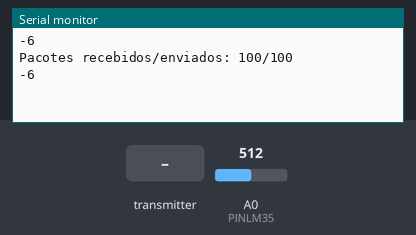
Simulated run of this sketch. Board: Arduino Uno, built with avr-gcc and run on an emulated ATmega328P. On the bench: the last lines printed to the serial monitor. The inputs (shaded band) are chosen by the test bench; at power-on: A0 (PINLM35) = 512. No radio packets arrive unless stated.

Above: at 11.0 s.
11.1 s: the transmitter starts sending enderecoDestino = 0
21.9 s: A0 (PINLM35) set to 716
At 31.2 s:
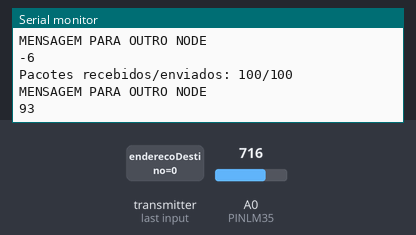
32.1 s: A0 (PINLM35) set to 900
At 42.1 s:
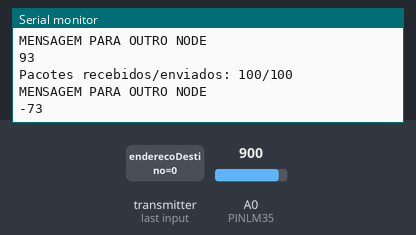
Timing chart, 0 to 43.6 s (numbered marks = the images above; inputs shaded):
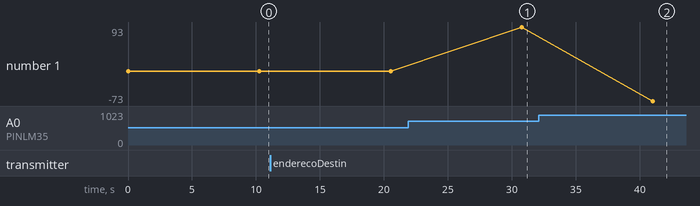

The sketch:

sensor_lm35.ino
```cpp
#include <RF24.h>
#include <LM35.h>

// CODIGO DO SENSOR LM35
//*************** Controle do RF ***********************
#define radioID 2 // Master: 0, Intermediario: 1, Sensor: 2
#define MASTER 0
#define INTERMEDIARIO 1
#define SENSOR 2
//*************** Configuracoes do LM35 ********************
#define PINLM35 A0 // pino conectado no Arduino
LM35 sensor(A0);


RF24 radio(7,8);

byte canal[][6] = {"000ch","100ch","200ch","300ch"};

typedef struct MSG {
  char enderecoDestino;
  char mensagem[20] = "";
} MSG;

char caractere;
char endereco;
bool transmitido = true;
MSG enviar;
MSG receber;

int i = 0;

void setup() {

  Serial.begin(115200);
  //*************** Controle do RF ***********************
  radio.begin();
  radio.setPALevel(RF24_PA_HIGH);

  #if radioID == SENSOR
      radio.openWritingPipe(canal[0]);// modify canal[0] to canal[3]
      radio.openReadingPipe(1, canal[1]);
      endereco = SENSOR;
      enviar.enderecoDestino = MASTER;
      //dht.begin();
  #elif radioID == MASTER
      radio.openWritingPipe(canal[2]);
      radio.openReadingPipe(1, canal[3]);
      endereco = MASTER;
      enviar.enderecoDestino = SENSOR;
  #elif radioID == INTERMEDIARIO
      #define WRITEMASTER radio.openWritingPipe(canal[3])
      #define WRITESENSOR radio.openWritingPipe(canal[1])
      radio.openReadingPipe(1, canal[0]);
      radio.openReadingPipe(2, canal[2]);
      endereco = INTERMEDIARIO;
  #endif

  radio.startListening();

}


void loop() {
    // limpa enviar.mensagem
    for (i = 0; i < 20; i++)
        enviar.mensagem[i] = "";
    i = 0;

#if (radioID == SENSOR)
    int num_transmitidos = 0;
    //enviar.mensagem[0] = 't'; enviar.mensagem[1] = 'e'; enviar.mensagem[2] = 's';
    //enviar.mensagem[3] = 't'; enviar.mensagem[4] = 'e'; enviar.mensagem[5] = '\0';

    /*float t = dht.readTemperature();
    while(isnan(t)){
      t = dht.readTemperature();
    }*/


    enviar.mensagem[0] = char(int(sensor.readCelsius()));
    enviar.mensagem[1] = '\0';
    Serial.println(enviar.mensagem[0],DEC);
    radio.stopListening();
    for (i = 0; i < 100; i++) {
        if (radio.write(&enviar, sizeof(MSG)))
            num_transmitidos++;
        delay(100);
    }
    radio.startListening();
    Serial.println("Pacotes recebidos/enviados: " + String(num_transmitidos) + "/100");

    if (radio.available()) { //verifica se esta recebendo mensagem
        radio.read(&receber, sizeof(MSG));
        if (receber.enderecoDestino == endereco)
            Serial.println("Mensagem recebida: " + String(receber.mensagem));
        else
            Serial.println("MENSAGEM PARA OUTRO NODE");
    }

#elif radioID == MASTER
   /* while(Serial.available() > 0) { // Enquanto receber algo pela serial
        caractere = Serial.read(); // Lê byte a byte
        if (caractere == '\n') { // Quando encontrar quebra de linha
            enviar.mensagem[i++] = '\0'; // Finaliza mensagem
            transmitido = false;
            break;
        }
        enviar.mensagem[i++] = caractere;
    }

    radio.stopListening();
    while (!transmitido) { // Permance enviando enquanto nao receber ack
        Serial.println("Enviando para Sensor: " + String(enviar.mensagem));
        transmitido = radio.write(&enviar, sizeof(MSG));
        delay(100);
    }
    radio.startListening();*/

    if (radio.available()) { //verifica se esta recebendo mensagem
        radio.read(&receber, sizeof(MSG));
        if (receber.enderecoDestino == endereco)
            Serial.println("Mensagem recebida: " + String(receber.mensagem));
        else
            Serial.println("MENSAGEM PARA OUTRO NODE");
    }

#elif radioID == INTERMEDIARIO

    //verifica se esta recebendo mensagem
    if (radio.available()) {
        radio.read(&receber, sizeof(MSG));
        if (receber.enderecoDestino == MASTER) {
            enviar = receber;
            WRITEMASTER;
            Serial.print("SENSOR -> MASTER: " + String(receber.mensagem));
            transmitido = false;
        } else if (receber.enderecoDestino == SENSOR) {
            enviar = receber;
            WRITESENSOR;
            Serial.print("MASTER -> SENSOR: " + String(receber.mensagem));
            transmitido = false;
        }
    }

    radio.stopListening();
    while (!transmitido) {
        transmitido = radio.write(&enviar, sizeof(MSG));
        delay(100);
    }
    radio.startListening();

#endif


  delay(100);
}
```

Measured:
- after the input at 21.9 s, the serial monitor: prints a new line after 8.9 s (image 1)
- after the input at 32.1 s, the serial monitor: prints a new line after 8.9 s (image 2)
- plotted number 1: -6 → 93 after the input at 21.9 s, 93 → -73 after the input at 32.1 s
